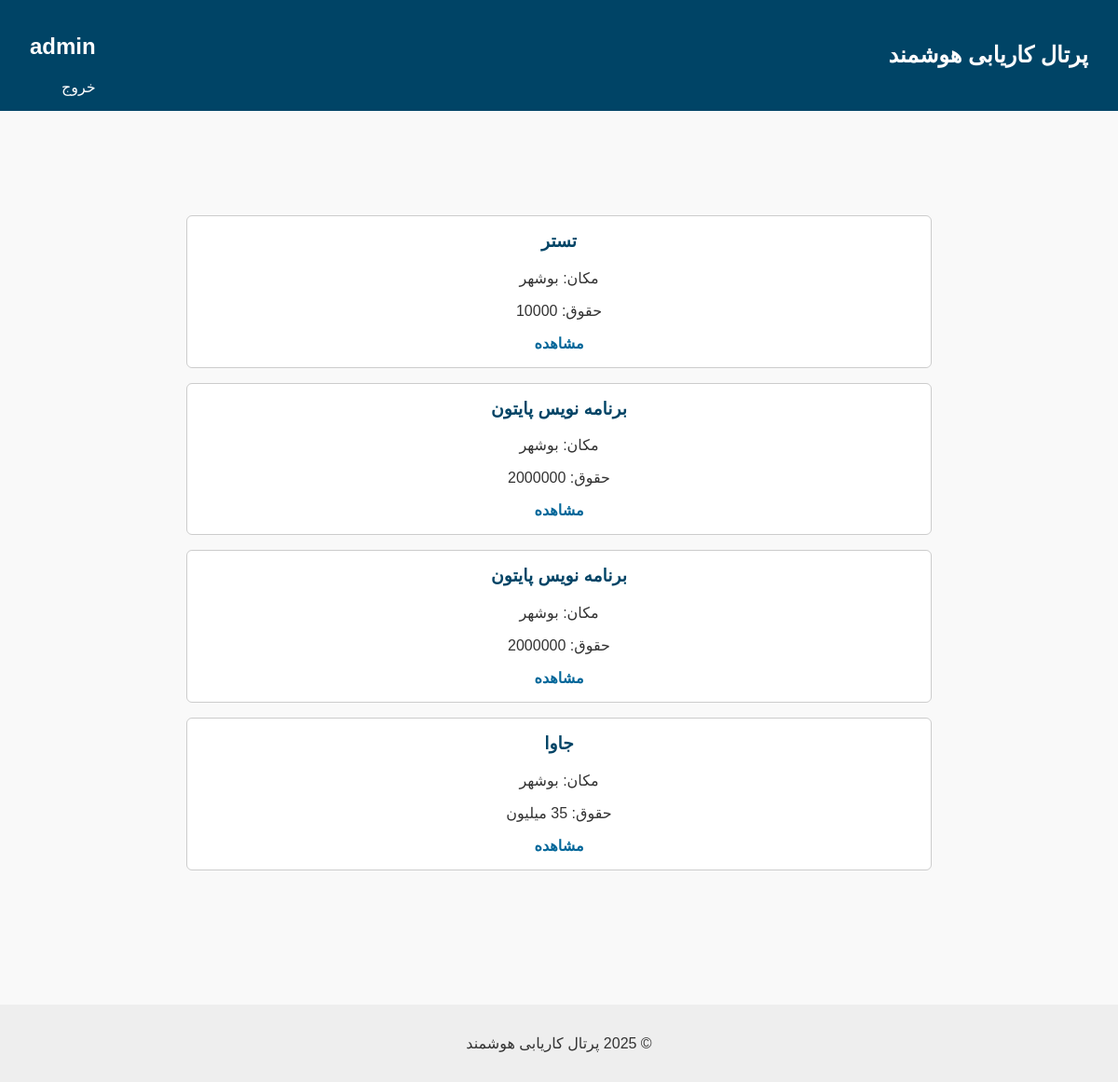
/jobs/ (signed in), run on the app's committed database.
### accounts/models.py (models this page shows, shortened)
class CustomUser(AbstractUser):
    is_employer = models.BooleanField(default=False)
    is_seeker = models.BooleanField(default=False)

### jobs/models.py (models this page shows, shortened)
class Job(models.Model):
    employer = models.ForeignKey(settings.AUTH_USER_MODEL, on_delete=models.CASCADE)
    title = models.CharField(max_length=200)
    description = models.TextField()
    location = models.CharField(max_length=100)
    salary = models.CharField(max_length=100)
    is_active = models.BooleanField(default=True)
    created_at = models.DateTimeField(auto_now_add=True)

### jobs/views.py (the view)
# urls.py: path('', job_list_view, name='job-list'),
def job_list_view(request):
    job_list = Job.objects.filter(is_active=True)
    paginator = Paginator(job_list, 5)
    page = request.GET.get('page')
    try:
        jobs = paginator.page(page)
    except PageNotAnInteger:
        jobs = paginator.page(1)
    except EmptyPage:
        jobs = paginator.page(paginator.num_pages)
    return render(request, 'jobs/job_list.html', {'jobs': jobs})

### templates/jobs/job_list.html
{% extends 'base.html' %}
{% block content %}
	  <main>
    <section class="dashboard">
      <div class="job-list">
          {% for job in jobs %}
        <div class="job-card">
          <h3>{{ job.title }}</h3>
          <p>مکان: {{ job.location }}</p>
          <p>حقوق: {{ job.salary }}</p>
          <a href="{% url 'job_detail' job.id %}">مشاهده</a>
        </div>
     {% endfor %}
      </div>
    </section>
  </main>
{% endblock %}

### templates/base.html (shortened to what this page needs)
{% load static %}
<!DOCTYPE html>
<html lang="fa" dir="rtl">
<head>
  <link rel="stylesheet" href="{% static 'css/styles.css' %}">
</head>
<body>
  <header>
    <h1>پرتال کاریابی هوشمند</h1>
    <nav>
       {% if user.is_authenticated %}
           <h2>{{ request.user.username }}</h2>
           <a href="{% url 'logout' %}" class="active">خروج</a>
       {% else %}
           <a href="{% url 'login' %}">ورود</a>
           <a href="{% url 'register' %}">ثبت‌نام</a>
      {% endif %}
    </nav>
  </header>
{% block content %}
{% endblock %}
  <footer>
    <p>© 2025 پرتال کاریابی هوشمند</p>
  </footer>
</body>
</html>

### static/css/styles.css (style rules this page uses)
body { font-family: sans-serif; margin: 0; padding: 0; background-color: #f9f9f9; color: #333; }
header { background-color: #004466; color: white; padding: 1rem 2rem; display: flex; justify-content: space-between; align-items: center; }
header h1 { margin: 0; font-size: 1.5rem; }
nav a { color: white; text-decoration: none; margin-left: 1rem; }
main { padding: 4rem 2rem; text-align: center; }
footer { background-color: #eee; text-align: center; padding: 1rem; margin-top: 2rem; }
.dashboard { max-width: 800px; margin: 3rem auto; }
.job-list { display: flex; flex-direction: column; gap: 1rem; }
.job-card { background-color: #fff; padding: 1rem; border: 1px solid #ccc; border-radius: 6px; }
.job-card h3 { margin-top: 0; color: #004466; }
.job-card a { color: #006699; text-decoration: none; font-weight: bold; }

### data on the page
CustomUser: user.username "admin"
Job: title "تستر", location "بوشهر", salary "10000"
Job: title "برنامه نویس پایتون", location "بوشهر", salary "2000000"
Job: title "برنامه نویس پایتون", location "بوشهر", salary "2000000"
Job: title "جاوا", location "بوشهر", salary "35 میلیون"
